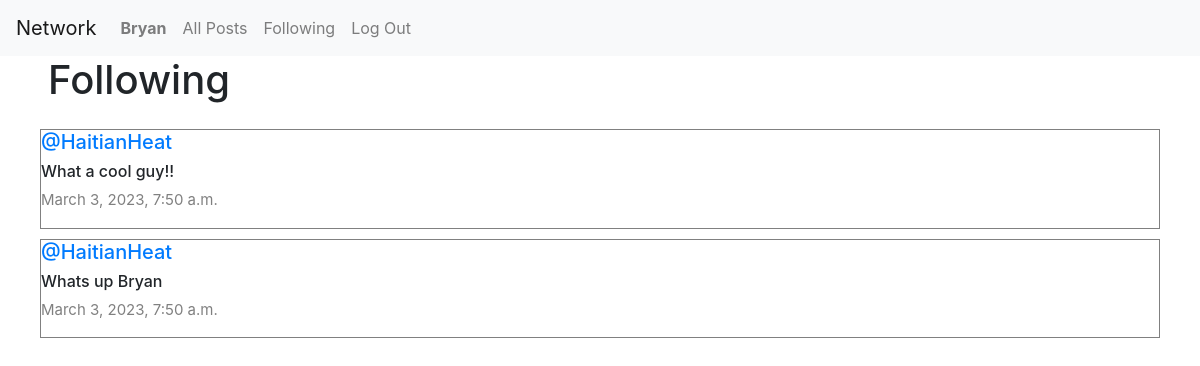
Page /following (signed in) on the earlier database version.
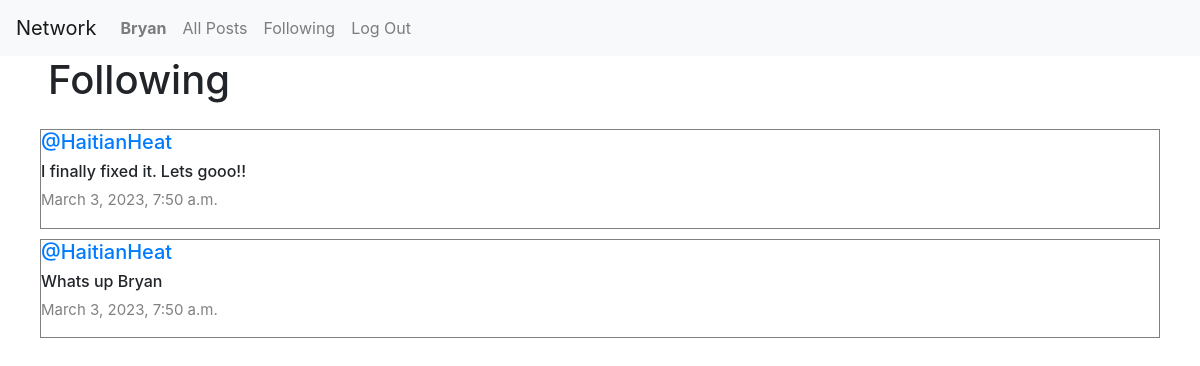
Same page on the later database version.
### network/models.py (models this page shows, shortened)
class Post(models.Model):
    content = models.CharField(max_length=140)
    user = models.ForeignKey(User, on_delete=models.CASCADE, related_name="author")
    date = models.DateTimeField(auto_now_add=True)

class User(AbstractUser):
    pass

### network/views.py (the view)
# urls.py: path("following", views.following, name="following"),
def following(request):
    currentUser = User.objects.get(pk=request.user.id)
    followingPeople = Follow.objects.filter(user=currentUser)
    allPosts = Post.objects.all().order_by('id').reverse()
    followingPosts = []
    for post in allPosts:
        for person in followingPeople:
            if person.user_follower == post.user:
                followingPosts.append(post)
    paginator = Paginator(followingPosts, 10)
    page_number = request.GET.get('page')
    posts_of_the_page = paginator.get_page(page_number)
    return render(request, "network/following.html", {
        "posts_of_the_page": posts_of_the_page
    })

### network/templates/network/following.html (shortened to what this page needs)
{% extends "network/layout.html" %}
{% block body %}
    <h1 class="mx-5">Following</h1>
    <div class="all-posts">
        {% for post in posts_of_the_page %}
            <div class="row post" >
                <h5 class="username"><a href="{% url 'profile' user_id=post.user.id %}">@{{ post.user }}</a></h5>
                <h6>{{ post.content }}</h6>
                <p class="date">{{ post.date }}</p>
            </div>
            {% endfor %}
    </div>
{% endblock %}

Differences in the rows shown:
changed Post: content "What a cool guy!!" → "I finally fixed it. Lets gooo!!"
